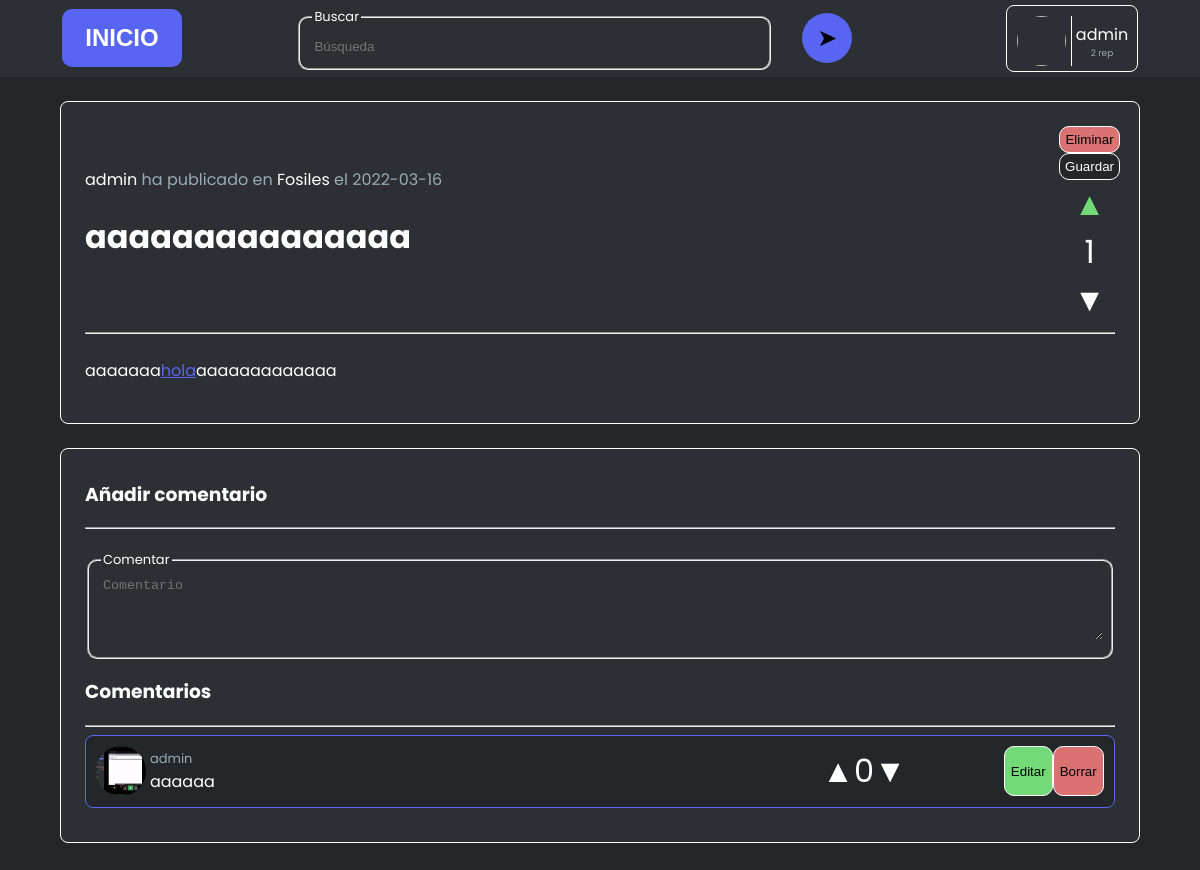
Screenshot of /sitio/art/index.php?id=11 (signed in) with the database file from the repository.
### tables this page shows
CREATE TABLE `articulos` (
  `id` int(11) NOT NULL AUTO_INCREMENT,
  `titulo` varchar(150) DEFAULT NULL,
  `contenido` longtext DEFAULT NULL,
  `op` varchar(16) DEFAULT NULL,
  `categoria` int(11) DEFAULT NULL,
  `fecha_publicacion` date DEFAULT current_timestamp(),
  PRIMARY KEY (`id`),
  KEY `op` (`op`),
  KEY `categoria` (`categoria`),
  CONSTRAINT `articulos_ibfk_1` FOREIGN KEY (`op`) REFERENCES `usuarios` (`alias`) ON DELETE CASCADE,
  CONSTRAINT `articulos_ibfk_2` FOREIGN KEY (`categoria`) REFERENCES `categorias` (`id`) ON DELETE CASCADE
);

CREATE TABLE `categorias` (
  `id` int(11) NOT NULL AUTO_INCREMENT,
  `nombre` varchar(16) DEFAULT NULL,
  `descripcion` varchar(255) DEFAULT NULL,
  `propietario` varchar(16) DEFAULT NULL,
  `fecha_creacion` date DEFAULT current_timestamp(),
  PRIMARY KEY (`id`),
  KEY `propietario` (`propietario`),
  CONSTRAINT `categorias_ibfk_1` FOREIGN KEY (`propietario`) REFERENCES `usuarios` (`alias`) ON DELETE CASCADE
);

CREATE TABLE `comentarios` (
  `id` int(11) NOT NULL AUTO_INCREMENT,
  `comentador` varchar(16) DEFAULT NULL,
  `articulo` int(11) DEFAULT NULL,
  `contenido` text DEFAULT NULL,
  `fecha_publicacion` date DEFAULT current_timestamp(),
  PRIMARY KEY (`id`),
  KEY `comentador` (`comentador`),
  KEY `articulo` (`articulo`),
  CONSTRAINT `comentarios_ibfk_1` FOREIGN KEY (`comentador`) REFERENCES `usuarios` (`alias`) ON DELETE CASCADE,
  CONSTRAINT `comentarios_ibfk_2` FOREIGN KEY (`articulo`) REFERENCES `articulos` (`id`) ON DELETE CASCADE
);

### sitio/art/index.php (the view, shortened to what this page needs)
<!DOCTYPE html><html lang="es">
<head>
    <link rel="stylesheet" href="resources/styles.css">
    <?php
        require_once("../../conexion/utils.php");
        if(!isset($con)) $con = new mysqli("localhost", "root", "", "Scope");
        $resArt = $con->query("SELECT * FROM articulos WHERE id = ".$_GET['id']);
        $articulo = mysqli_fetch_assoc($resArt);
        $resCat = $con->query("SELECT * FROM categorias WHERE id = ".$articulo['categoria']);
        $categoria = mysqli_fetch_assoc($resCat);
        $resVoto = $con->query("SELECT * FROM votosxarticulos WHERE alias='".$_SESSION['user']['alias']."' AND art=".$_GET['id']);
        if ($resVoto->num_rows == 1) $voto = mysqli_fetch_assoc($resVoto);
        $resRep = $con->query("SELECT * FROM votosxarticulos WHERE art=".$_GET['id']);
        $positivos = 0;
        if ($resRep->num_rows > 0) {
            while ($row = mysqli_fetch_assoc($resRep)) $rep[] = $row;
            for ($i = 0; $i < count($rep); $i++){
                if ($rep[$i]['positivo'] == 1) $positivos++;
                else $positivos--;
            }
        }
        $resCom = $con->query("SELECT * FROM comentarios WHERE articulo = ".$_GET['id']." ORDER BY id DESC");
        while ($row = mysqli_fetch_assoc($resCom)) $comentarios[] = $row;
    ?>
</head>
<body>
    <div id="header">
        <div class="inicio">
            <button class="btn btnInicio" onclick="location.href='../home'">INICIO</button>
        </div>
        <form id='formBuscar' class="busqueda" method='post' action="../busqueda/">
            <div id="divFieldset">
                <fieldset id="fieldsetBuscar">
                    <legend>Buscar</legend>
                    <input type="text" class="input buscar" id="buscar" name="buscar" placeholder="Búsqueda">
                </fieldset>
            </div>
            <button type="button" class='btn btnBuscar' id='btnBuscar'>
                ➤
            </button>
        </form>
        <div class="perfil">
            <img id="fotoPerfil">
            <div class="alias">
                <?php echo $_SESSION['user']['alias']; ?>
                <div class="rep"><?php
                    $res = $con->query("SELECT (SELECT COUNT(*) FROM votosxarticulos WHERE art IN (SELECT id FROM articulos WHERE op='".$_SESSION['user']['alias']."') AND positivo=1) - (SELECT COUNT(*) FROM votosxarticulos WHERE art IN (SELECT id FROM articulos WHERE op='".$_SESSION['user']['alias']."') AND positivo=0) as rep");
                    $rep = mysqli_fetch_assoc($res);
                    echo $rep['rep'];
                ?> rep</div>
            </div>
        </div>
    </div>
    <div id="articulo"
    <?php
        if (isset($voto)){
            if ($voto['positivo'] == 1) echo "class='liked'";
            else echo "class='disliked'";
        }
    ?>>
        <div class="cabecera">
            <div class="izqd">
                <div class="op">
                    <?php echo "<a href='../user/index.php?alias=".$articulo['op']."'>".$articulo['op']."</a> ha publicado en <a href='../cat/index.php?id=".$categoria['id']."'>".$categoria['nombre']."</a> el ".$articulo['fecha_publicacion']; ?>
                </div>
                <div class="titulo">
                    <h1><?php echo $articulo['titulo']; ?></h1>
                </div>
            </div>
            <div class="drch">
                <?php
                    if($_SESSION['user']['alias'] == "admin" || $_SESSION['user']['alias'] == $articulo['op']) echo "<button class='btn' id='eliminar'>Eliminar</button>";
                ?>
                <button id="guardar" class="btn
                <?php
                    $res = $con->query("SELECT * FROM publicacionesguardadas WHERE alias='".$_SESSION['user']['alias']."' AND art='".$articulo['id']."'");
                    if ($res->num_rows == 0) echo "guardarPub\">Guardar</button>";
                    else echo "guardada\">Guardado</button>";
                ?>
                <div class="like likeA">▲</div>
                <div class="nVotos"><?php echo $positivos; ?></div>
                <div class="dislike dislikeA">▼</div>
            </div>
        </div>
        <hr/>
        <div class="content">
            <?php
                $contenido = base64_decode($articulo['contenido']);
                preg_match_all("/\(.+?\)\{(?:http(?:s)?:\/\/)?[\w.-]+(?:\.[\w\.-]+)+[\w\-\._~:\/?#[\]@!\$&'\(\)\*\+,;=.]+\}/m", $contenido, $matches);
                for($i = 0; $i < count($matches[0]); $i++){
                    $nombreUrlAux = substr($matches[0][$i],strrpos($matches[0][$i], "(")+1);
                    $nombreUrl = substr($nombreUrlAux, 0,strrpos($nombreUrlAux, ")"));
                    $linkUrlAux = substr($matches[0][$i],strrpos($matches[0][$i], "{")+1);
                    $linkUrl = substr($linkUrlAux, 0,strrpos($linkUrlAux, "}"));
                    $prepared = "<a href='".$linkUrl."'>".$nombreUrl."</a>";
                    $contenido = str_replace("(".$nombreUrl."){".$linkUrl."}", $prepared, $contenido);
                }
                echo $contenido;
            ?>
        </div>
    </div>
    <div class="comentarios">
        <h3>Añadir comentario</h3>
        <hr/>
        <div class="comment">
            <fieldset id="fieldsetComment">
                <legend>Comentar</legend>
                <textarea class="input comentar" id="comentar" name="comentar" rows="4" placeholder="Comentario"></textarea>
            </fieldset>
        </div>
        <h3>Comentarios</h3>
        <hr/>
        <?php
            if($resCom->num_rows < 1) echo "No hay comentarios";
            else{
                for($i = 0; $i < count($comentarios); $i++){
                    $consultaVotos = $con->query("SELECT (SELECT COUNT(*) FROM votosxcomentarios WHERE positivo=1 AND comentario=".$comentarios[$i]['id'].") - (SELECT COUNT(*) FROM votosxcomentarios WHERE positivo=0 AND comentario=".$comentarios[$i]['id'].") AS votos;");
                    $votosComentario = mysqli_fetch_assoc($consultaVotos);
                    echo "
                    <div class='comentario";
                    if (isset($votoCom)){
                        if ($votoCom['positivo'] == 1){
                            echo " liked";
                            unset($votoCom);
                        }
                        else {
                            echo " disliked";
                            unset($votoCom);
                        }
                    }
                    echo "' id='comentario_".$comentarios[$i]['id']."'>
                        <div>
                            <img class='imagen' src='../../resources/img/pfp/";
                            $user = $comentarios[$i]['comentador'];
                            if(file_exists("../../resources/img/pfp/".$user.".jpg")) echo $user.".jpg'/>";
                            else if(file_exists("../../resources/img/pfp/".$user.".jpeg")) echo $user.".jpeg'/>";
                            else if(file_exists("../../resources/img/pfp/".$user.".png")) echo $user.".png'/>";
                            else if(file_exists("../../resources/img/pfp/".$user.".gif")) echo $user.".gif'/>";
                            else echo "(default).jpg'/>";
                            echo "
                            <div class='cuerpo'>
                                <div class='comentador'>".$comentarios[$i]['comentador']."</div>
                                <div class='contenido'>".base64_decode($comentarios[$i]['contenido'])."</div>
                            </div>
                        </div>
                        <div class='votos'>
                            <div class='like likeC'>▲</div>
                            <div class='nVotos'>".$votosComentario['votos']."</div>
                            <div class='dislike dislikeC'>▼</div>
                        </div>";
                        if($comentarios[$i]['comentador'] == $_SESSION['user']['alias']){
                            echo "<button type='button' class='editarComentario'>Editar</button>
                            <button type='button' class='guardar' style='display: none'>Guardar</button>
                            <button type='button' class='descartar' style='display: none'>Cancelar</button>";
                        }
                        if($comentarios[$i]['comentador'] == $_SESSION['user']['alias'] || $_SESSION['user']['alias'] == 'admin') echo "<button type='button' class='borrarComentario'>Borrar</button>";
                    echo "</div>";
                }
            }
        ?>
    </div>
</body>
</html>

### sitio/art/resources/styles.css (style rules this page uses)
html, body { width: 100vw; height: 100vh; overflow: auto; }
body { margin: 0; padding: 0; background-color: #23272A; font-family: "Poppins", Arial, Sans-Serif; color: white; }
.btn { padding: 5%; padding-top: 6%; padding-bottom: 6%; width: 100%; border: none; border-radius: 10px; background-color: rgb(88, 101, 242); cursor: pointer; }
.comentario button { height: 50px; }
fieldset { cursor: text; text-align: start; border-radius: 10px; }
fieldset > legend { font-size: small; }
.input { color: white; border: none; background: transparent; width: 100%; height: 100%; }
#header { display: flex; flex-wrap: nowrap; flex-direction: row; justify-content: space-around; align-items: center; background-color: #2C2F33; padding: .3em; }
.inicio { font-weight: 700; text-align: center; width: 10%; min-width: 120px; }
.perfil { cursor: pointer; border: 1px solid white; border-radius: .5em; display: flex; flex-direction: row; width: 120px; height: 55px; padding: 5px; }
.perfil img { display: inline-block; width: 50px; height: 50px; border-radius: 50%; margin: 5px; }
.alias { width: 50px; height: 50px; display: flex; align-items: center; justify-content: center; flex-direction: column; margin: 5px; margin-left: 0px; padding-left: 5px; border-left: 1px solid white; }
.rep { text-align: center; width: 100%; color: #99AAB5; font-size: xx-small; }
.btnInicio { padding: 15px; color: white; font-weight: 600; font-size: x-large; }
#articulo { border-radius: .5em; border: 1px solid white; margin-top: 2%; margin-left: 5%; margin-right: 5%; max-height: 60vh; padding: 2%; overflow: hidden; background-color: #2C2F33; }
.content { max-height: 40vh; overflow-y: auto; }
.comentarios { margin-top: 2%; margin-left: 5%; margin-right: 5%; border-radius: .5em; border: 1px solid white; padding: 2%; padding-top: 1%; background-color: #2C2F33; }
.comentador { font-size: small; color:#99AAB5; }
.drch { display: flex; flex-wrap: nowrap; flex-direction: column; }
.cabecera { display: flex; flex-wrap: nowrap; flex-direction: row; }
.cabecera { justify-content: space-between; align-items: center; }
.nVotos { font-size: xx-large; }
.imagen { height: 50px; width: 50px; border-radius: 50%; float: left; margin-right: .5%; }
.comentario { display: flex; flex-wrap: nowrap; flex-direction: row; justify-content: space-between; align-items: center; border: 1px solid rgb(88, 101, 242); border-radius: .5em; padding: 1%; margin-bottom: 1%; background-color: #23272A; }
.cuerpo { display: flex; flex-wrap: nowrap; flex-direction: column; }
.comentario>div { width: 80%; display: flex; flex-direction: row; flex-wrap: nowrap; align-items: center; }
.comentario .votos { width: 20%; }
.comment { display: flex; flex-direction: row; flex-wrap: nowrap; align-items: center; margin-top: 2%; width: auto; }
#fieldsetComment { width: 100%; }
.op { color: #99AAB5 }
.drch { align-items: center; }
.like, .dislike { cursor: pointer; font-size: xx-large; }
#articulo.liked .like { color: #72da77; }
textarea { resize: vertical; }
a:link { color: rgb(88, 101, 242); background-color: transparent; }
.btnBuscar { margin-left: 5%; border-radius: 50%; font-size: x-large; padding: 1%; width: 50px; height: 50px; display: flex; justify-content: center; align-items: center; }
.busqueda { width: 50%; display: flex; flex-direction: row; align-items: center; }
#divFieldset { width: 80%; }
#buscar { color: white; }
.editarComentario, .guardar { cursor: pointer; border-radius: 10px; border: 1px solid white; background-color: #72da77; }
.borrarComentario, .descartar { cursor: pointer; border-radius: 10px; border: 1px solid white; background-color: #da7272; }
.izqd a, .izqd a:active, .izqd a:hover { color: white; text-decoration: none; }
.guardarPub { border-radius: 10px; border: 1px solid white; background-color: #23272A; color: white; padding: 10%; width: auto; }
#eliminar { border-radius: 10px; border: 1px solid white; background-color: #da7272; color: black; padding: 10%; width: auto; }

### rows the page displays
articulos: op "admin", fecha_publicacion "2022-03-16", titulo "aaaaaaaaaaaaaaa", contenido "aaaaaaa aaaaaaaaaaaaa"
categorias: nombre "Fosiles"
comentarios: comentador (picture), comentador "admin", contenido "aaaaaa", votos "0", shows "Editar", shows "Borrar"

### other values shown
$_SESSION['user']['alias'] "admin"
$rep['rep'] "2"
$positivos "1"
$nombreUrl "hola"
